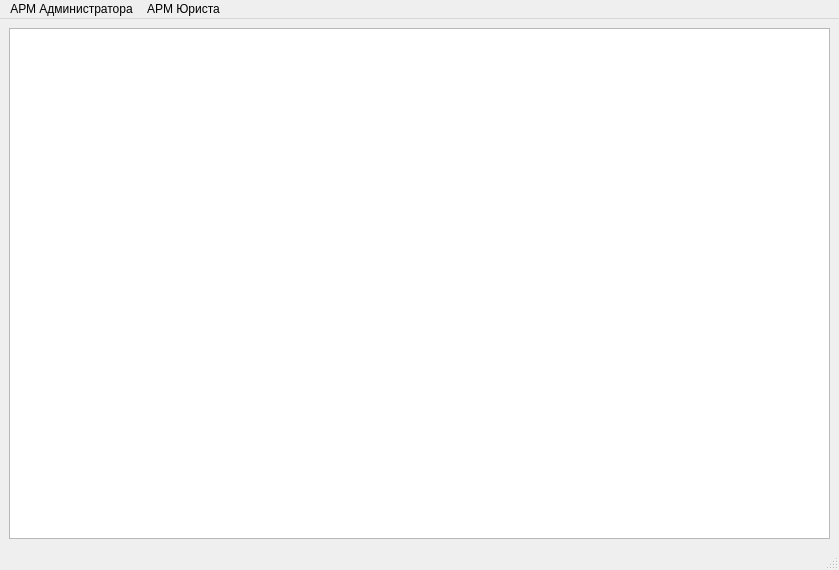
<?xml version="1.0" encoding="UTF-8"?>
<ui version="4.0">
 <class>MainWindow</class>
 <widget class="QMainWindow" name="MainWindow">
  <property name="geometry">
   <rect>
    <x>0</x>
    <y>0</y>
    <width>839</width>
    <height>570</height>
   </rect>
  </property>
  <property name="windowTitle">
   <string>АРМ Инспектора</string>
  </property>
  <property name="toolTip">
   <string>&lt;html&gt;&lt;head/&gt;&lt;body&gt;&lt;p&gt;Автоматизированное рабочее место инспектора&lt;/p&gt;&lt;/body&gt;&lt;/html&gt;</string>
  </property>
  <property name="autoFillBackground">
   <bool>true</bool>
  </property>
  <widget class="QWidget" name="centralwidget">
   <layout class="QGridLayout" name="gridLayout">
    <item row="0" column="0">
     <widget class="QTableView" name="tableView"/>
    </item>
   </layout>
  </widget>
  <widget class="QMenuBar" name="menubar">
   <property name="geometry">
    <rect>
     <x>0</x>
     <y>0</y>
     <width>839</width>
     <height>21</height>
    </rect>
   </property>
   <widget class="QMenu" name="menuFile">
    <property name="tearOffEnabled">
     <bool>false</bool>
    </property>
    <property name="title">
     <string>АРМ Администратора</string>
    </property>
    <property name="toolTipsVisible">
     <bool>true</bool>
    </property>
    <addaction name="actionListUsers"/>
   </widget>
   <widget class="QMenu" name="menu">
    <property name="title">
     <string>АРМ Юриста</string>
    </property>
    <addaction name="actionReport"/>
   </widget>
   <addaction name="menuFile"/>
   <addaction name="menu"/>
  </widget>
  <widget class="QStatusBar" name="statusbar"/>
  <action name="actionAccount">
   <property name="text">
    <string>Account</string>
   </property>
  </action>
  <action name="action">
   <property name="text">
    <string>Отчёт об АП</string>
   </property>
  </action>
  <action name="actionListUsers">
   <property name="checkable">
    <bool>true</bool>
   </property>
   <property name="icon">
    <iconset>
     <normaloff>../../xmlParser/images/information.png</normaloff>../../xmlParser/images/information.png</iconset>
   </property>
   <property name="text">
    <string>Список пользователей</string>
   </property>
   <property name="shortcut">
    <string>Alt+A</string>
   </property>
  </action>
  <action name="actionReport">
   <property name="text">
    <string>Отчёт</string>
   </property>
  </action>
 </widget>
 <resources/>
 <connections/>
</ui>
